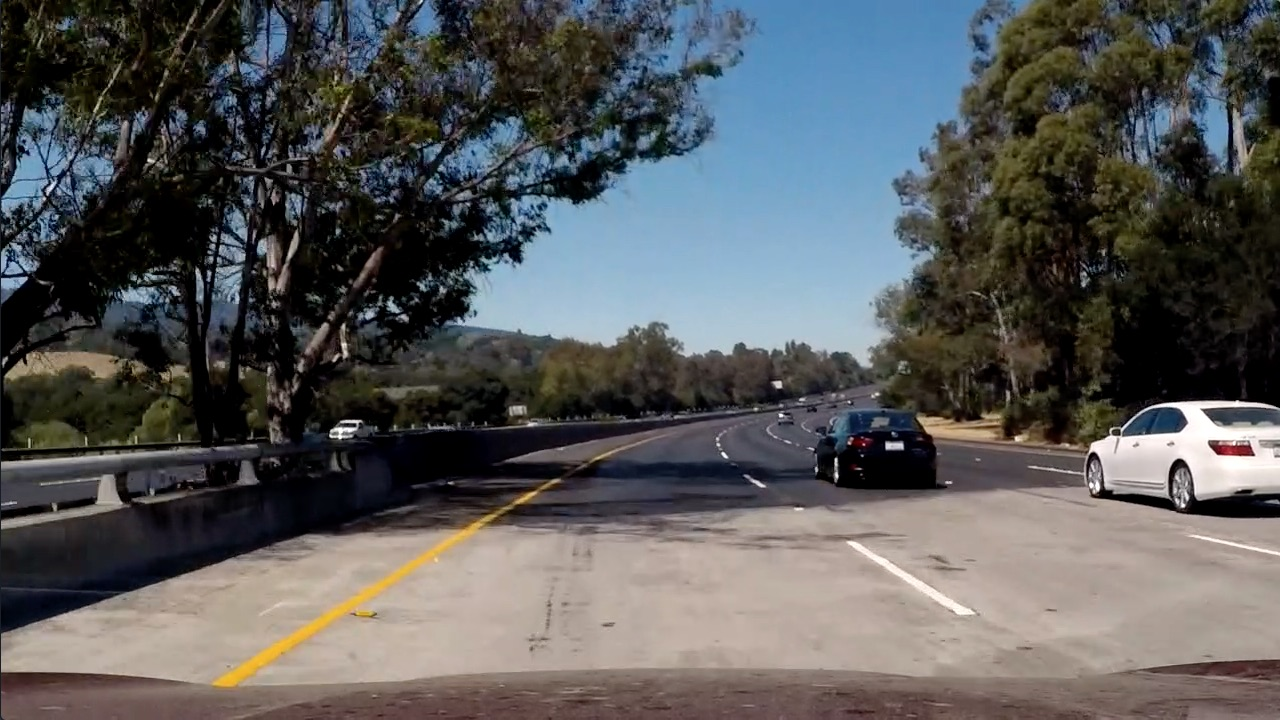
#> input picture test_images/test5.jpg, 1280 x 720 px
$ python linefilter.py   (older library calls are emulated)
#> lines starting #> are read from the running program, lines starting #| are printed output that depends on the picture; after the words box and inside, x2 and y2 are one past the last pixel; in counts of white or black regions, pixels touching at a corner belong together
#> further down, img is the input picture: shape (720, 1280, 3); mean R, G, B 88.5, 89.3, 89.8
#!/usr/bin/env python3
# -*- coding: utf-8 -*-
"""
Created on Sat Feb 18 20:29:12 2017

@author: alpha
"""

import cv2
import numpy as np


class LaneLineFilter(object):
    '''
    A binary filter for lane lines.
    '''
    def __init__(self, sobel_thresh=(20, 100), sobel_kernel=3, sm_kernel=3,
                 l_thresh=170, b_thresh=60):
        self.sobel_thresh = sobel_thresh
        self.sobel_kernel = sobel_kernel
        self.sm_kernel = sm_kernel  # Gaussian smooth kernel size
        # The thresholds of the scaled and median-subtracted L & B channels of LAB color space image.
        self.l_thresh = l_thresh
        self.b_thresh = b_thresh

    def _lab_thresh(self, img):
        '''
        Input should be a RGB image array.
        Return is a processed binary of the LAB color space image.
        '''
        lab = cv2.cvtColor(img, cv2.COLOR_RGB2LAB)
#> lab: shape (720, 1280, 3); mean of channels 0, 1, 2 93.8, 128.6, 128
        L = lab[:, :, 0]
        B = lab[:, :, 2]
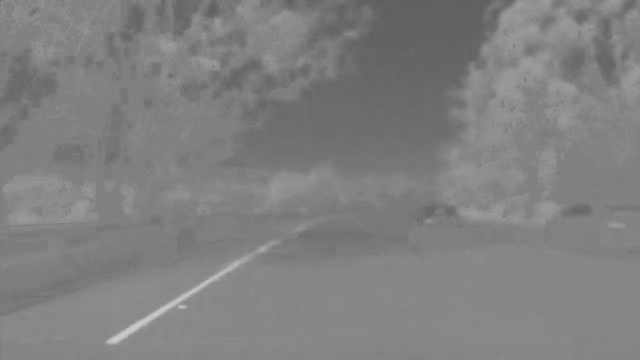
#> B: shape (720, 1280) (shown at 1/2 size); min 93, max 203, mean 128
        # Median filtering
        median_L = np.int(np.median(L))
#> median_L = 86
        median_B = np.int(np.median(B))
#> median_B = 130
        L[L < median_L] = median_L
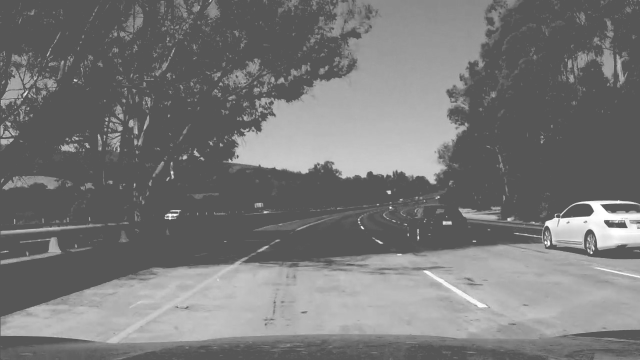
#> L: shape (720, 1280) (shown at 1/2 size); min 86, max 255, mean 120.5
        B[B < median_B] = median_B
        # Calculate line profile gradients for L channel
        sx = cv2.Sobel(L, cv2.CV_32F, 1, 0, ksize=self.sobel_kernel)
        sy = cv2.Sobel(L, cv2.CV_32F, 0, 1, ksize=self.sobel_kernel)
        abs_sx = np.abs(sx)
        abs_sy = np.abs(sy)
        scaled_sx = np.uint8(255 * abs_sx / np.max(abs_sx))
        scaled_sy = np.uint8(255 * abs_sy / np.max(abs_sy))
        # Gaussian smoothing to reduce noises
        scaled_sx = cv2.GaussianBlur(scaled_sx, (self.sm_kernel,)*2, self.sm_kernel)
        scaled_sy = cv2.GaussianBlur(scaled_sy, (self.sm_kernel,)*2, self.sm_kernel)
        # Sobel thresh
        binary = np.zeros_like(scaled_sx)
        min_thresh, max_thresh = self.sobel_thresh
        binary[(scaled_sx > min_thresh) & (scaled_sx <= max_thresh) & \
               (scaled_sy > min_thresh) & (scaled_sy <= max_thresh)] = 1
        # L channel thresh for white color extraction
        # B channel thresh for yellow color extraction
        l_scaled = (L - np.min(L)) * 255.0 / (np.max(L) - np.min(L))
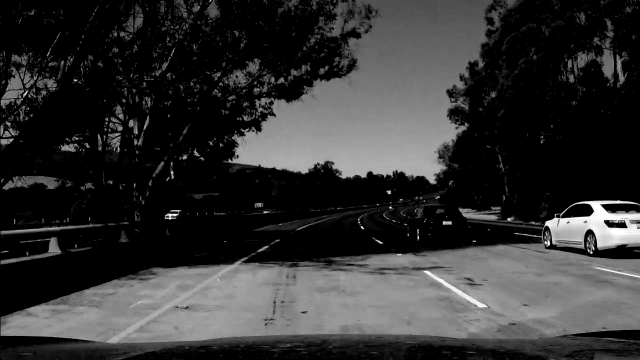
#> l_scaled: shape (720, 1280) float64 (shown at 1/2 size); min 0, max 255, mean 52
        b_scaled = (B - np.min(B)) * 255.0 / (np.max(B) - np.min(B))
        binary[l_scaled > self.l_thresh] = 1
        binary[b_scaled > self.b_thresh] = 1
        return binary

    def apply(self, img):
        return self._lab_thresh(img)
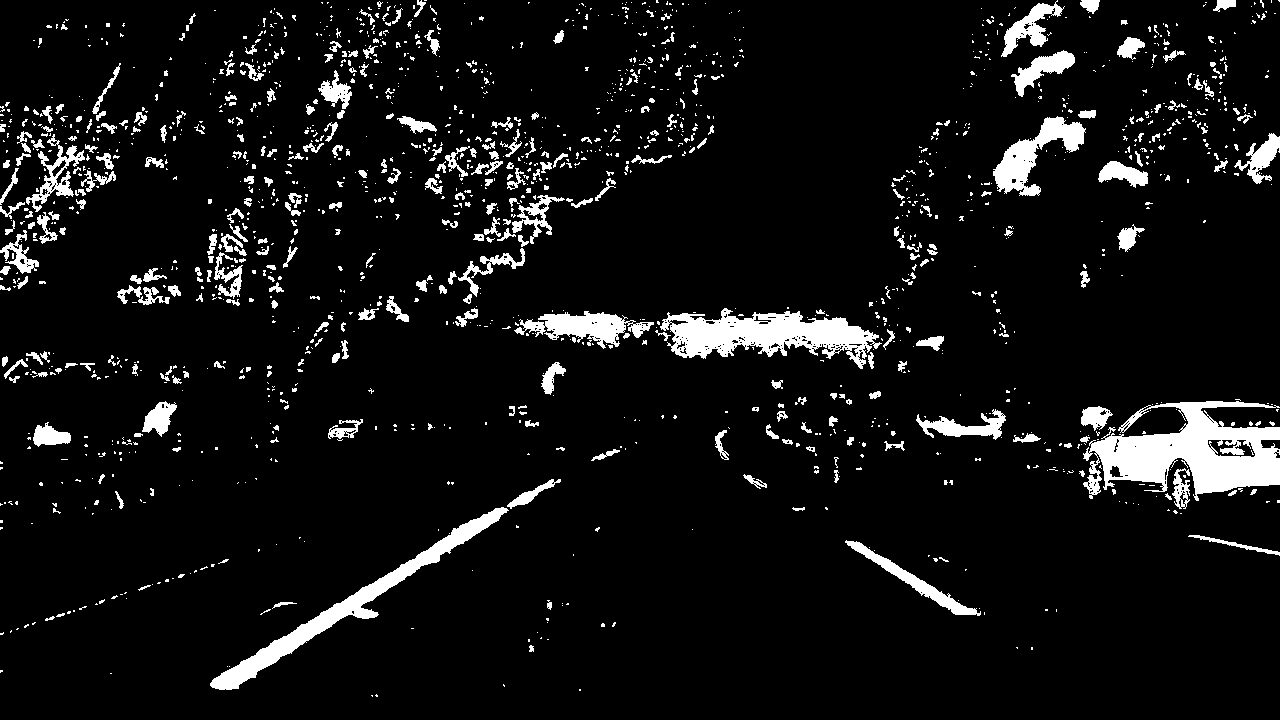
#> returned value: shape (720, 1280); values 0 (black) and 1 (white), 7.3% white; 1645 white regions (1300 under 20 px), largest, box (x1, y1, x2, y2) and area: (1083, 401, 1280, 501) 10493, (660, 308, 882, 369) 6660, (210, 507, 509, 690) 5387


if __name__ == '__main__':
    import matplotlib.pyplot as plt

    img = plt.imread('../test_images/test5.jpg')
    llf = LaneLineFilter()
    binary = llf.apply(img)
    plt.figure(figsize=(12, 4), dpi=100)
    plt.subplot(1, 2, 1)
    plt.imshow(img)
    plt.title('Original Image')
    plt.subplot(1, 2, 2)
    plt.imshow(binary, 'gray')
    plt.title('Binary Image')
    plt.savefig('../binary_example.jpg')

$ run again, with test_images/test1.jpg copied over test_images/test5.jpg
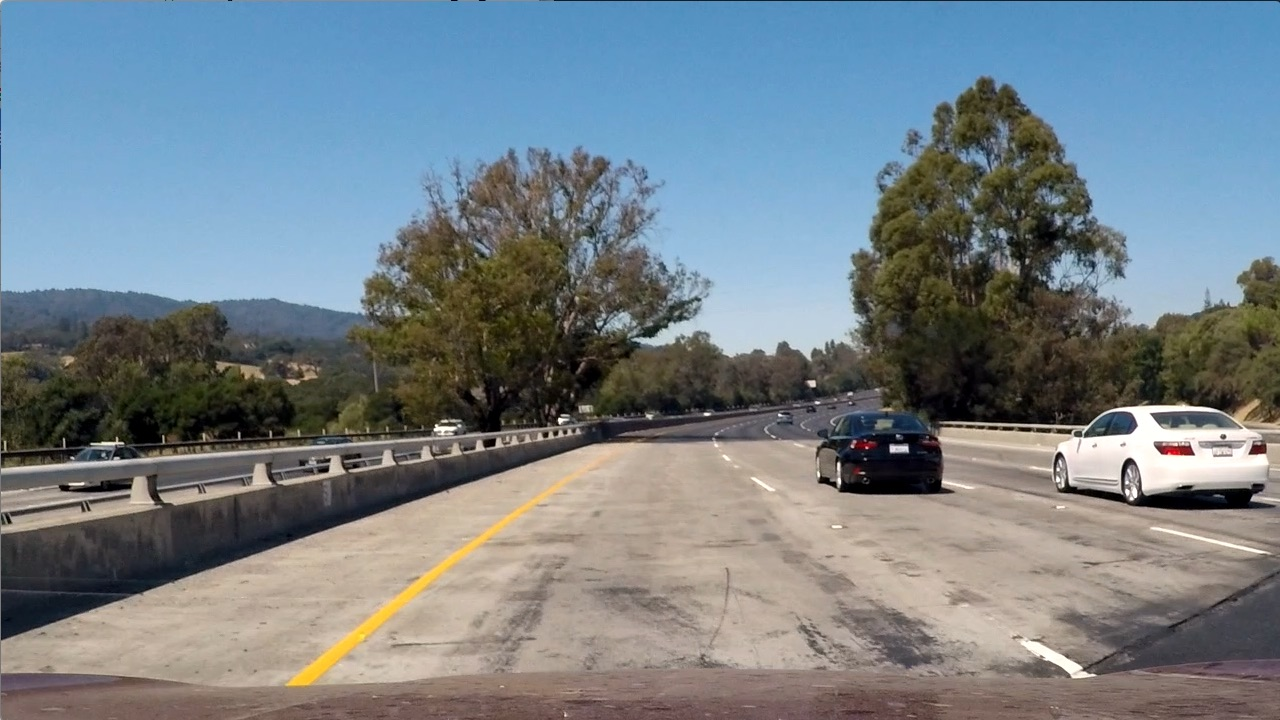
#> input picture test_images/test1.jpg, 1280 x 720 px
#> img is the input picture: shape (720, 1280, 3); mean R, G, B 117.5, 128.7, 135.5
#> lab: shape (720, 1280, 3); mean of channels 0, 1, 2 134.3, 127.2, 123.9
#> in _lab_thresh, `B = lab[:, :, 2]`:
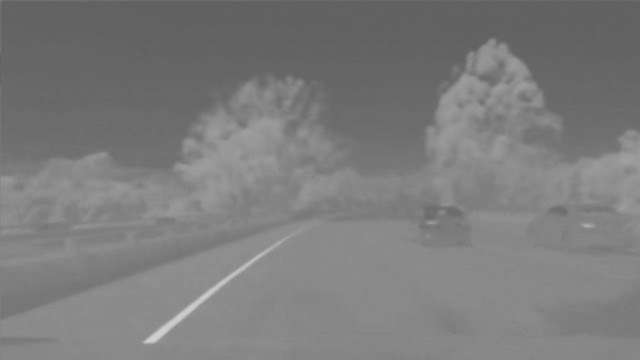
#> B: shape (720, 1280) (shown at 1/2 size); min 94, max 208, mean 123.9
#> median_L = 155
#> median_B = 130
#> in apply, `return self._lab_thresh(img)`:
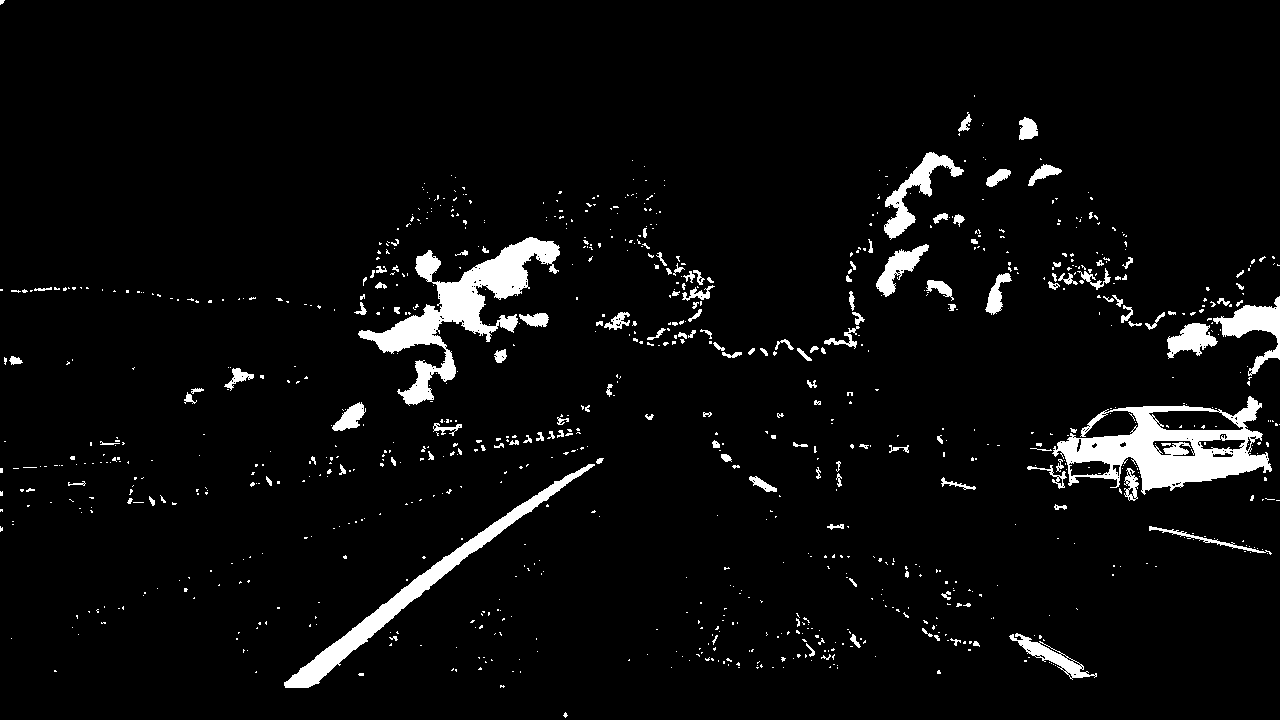
#> returned value: shape (720, 1280); values 0 (black) and 1 (white), 4.7% white; 952 white regions (807 under 20 px), largest, box (x1, y1, x2, y2) and area: (1052, 396, 1272, 495) 9292, (358, 237, 560, 406) 8737, (284, 464, 595, 688) 5215

$ run again, with test_images/test2.jpg copied over test_images/test5.jpg
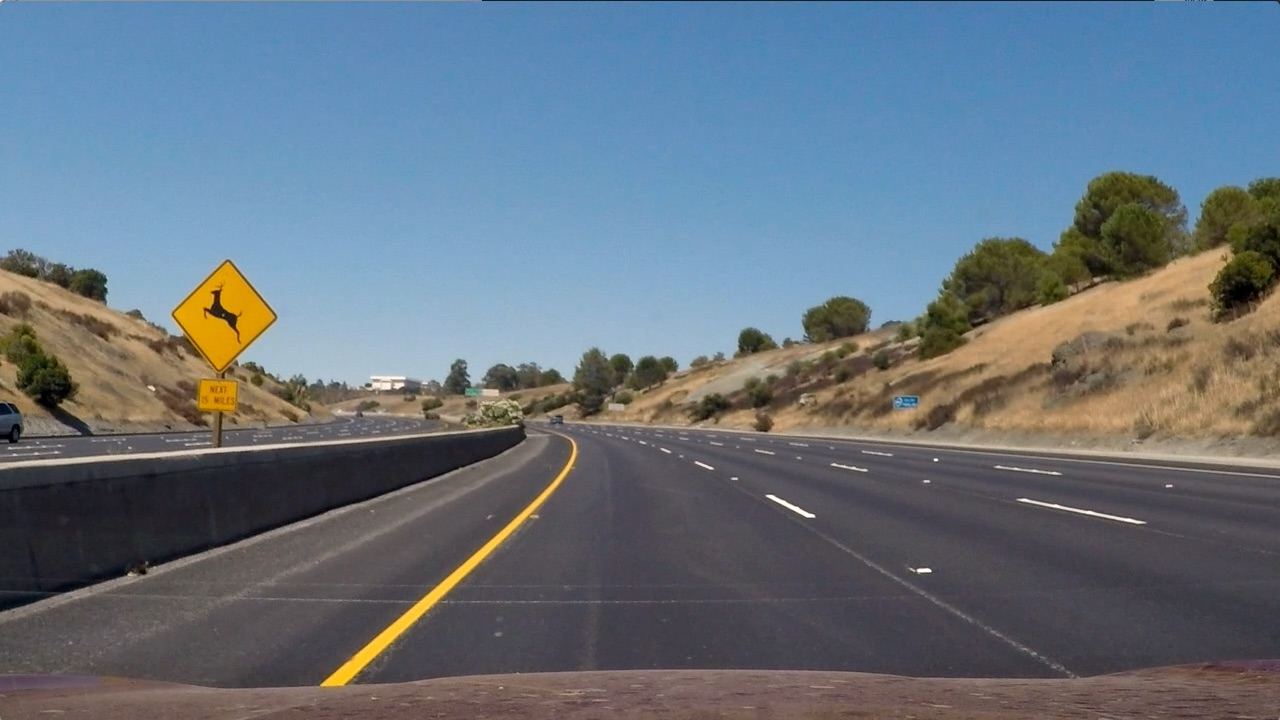
#> input picture test_images/test2.jpg, 1280 x 720 px
#> img is the input picture: shape (720, 1280, 3); mean R, G, B 102.8, 114.6, 125.5
#> lab: shape (720, 1280, 3); mean of channels 0, 1, 2 121.3, 128.2, 121.3
#> in _lab_thresh, `B = lab[:, :, 2]`:
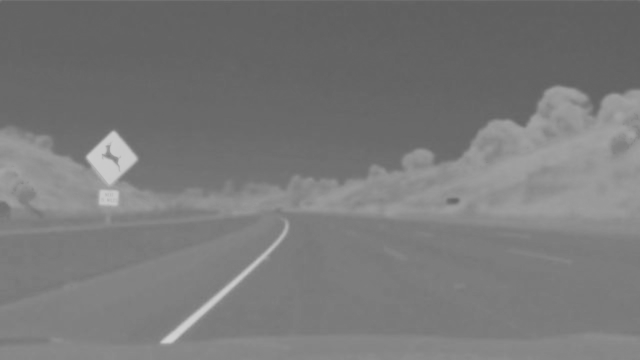
#> B: shape (720, 1280) (shown at 1/2 size); min 93, max 210, mean 121.3
#> median_L = 133
#> median_B = 123
#> in apply, `return self._lab_thresh(img)`:
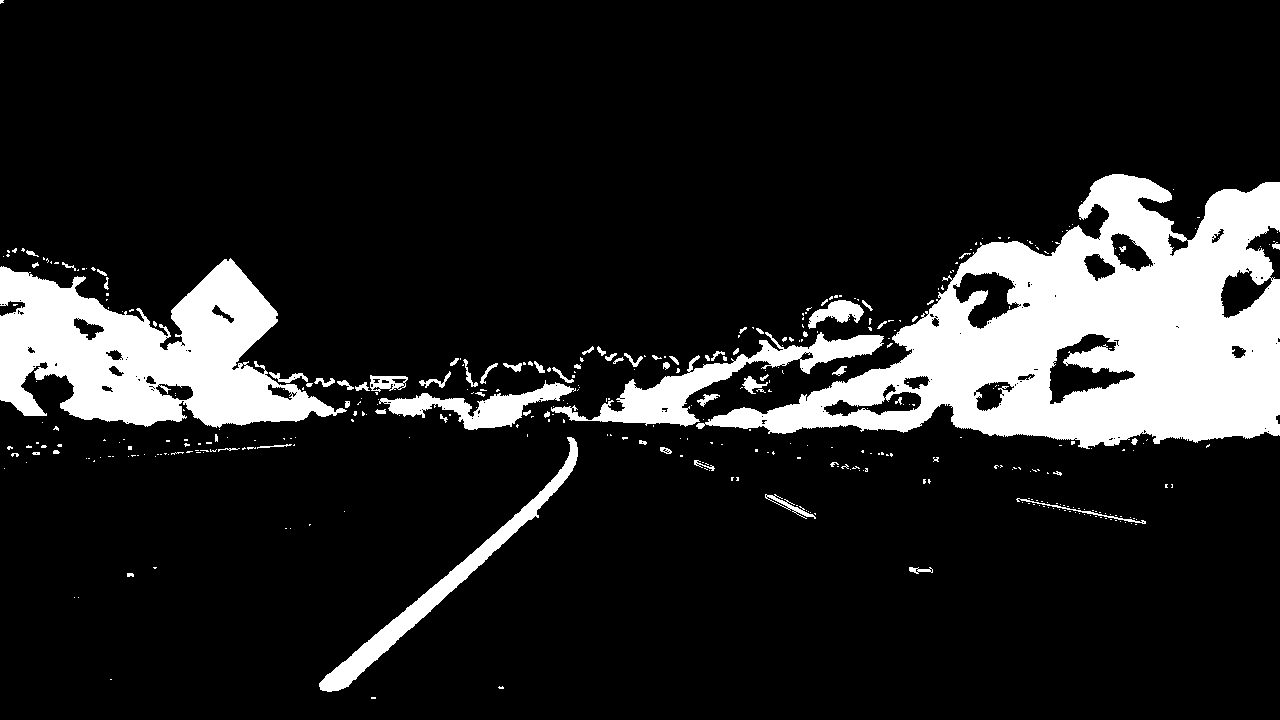
#> returned value: shape (720, 1280); values 0 (black) and 1 (white), 13.9% white; 387 white regions (314 under 20 px), largest, box (x1, y1, x2, y2) and area: (696, 174, 1280, 449) 73968, (0, 258, 347, 428) 32276, (551, 332, 884, 427) 6974
